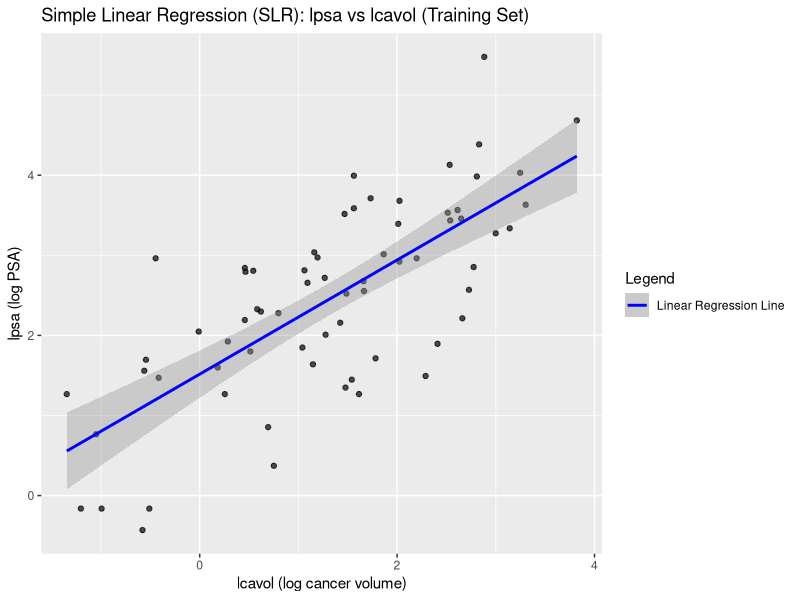
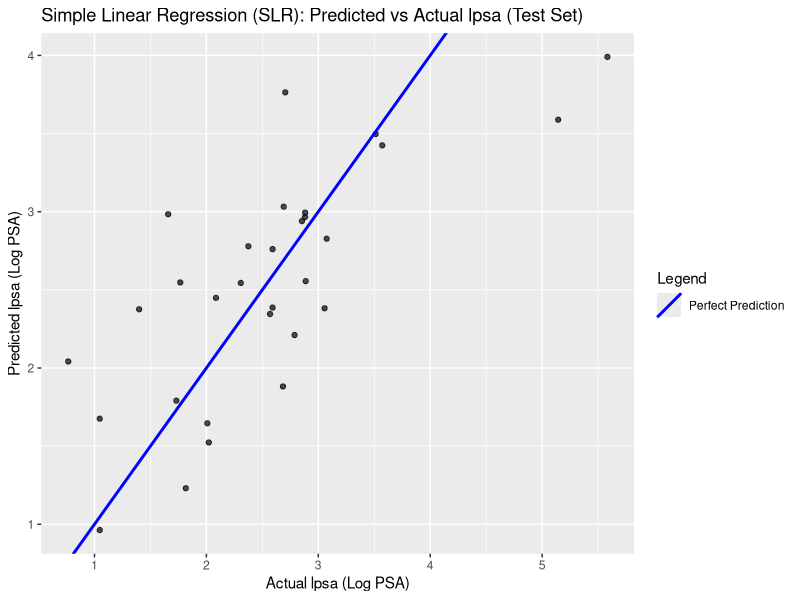
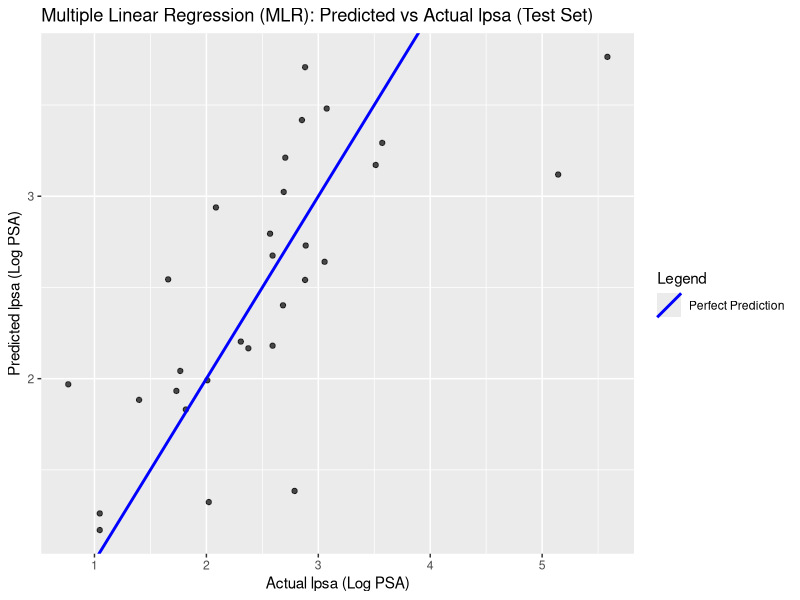
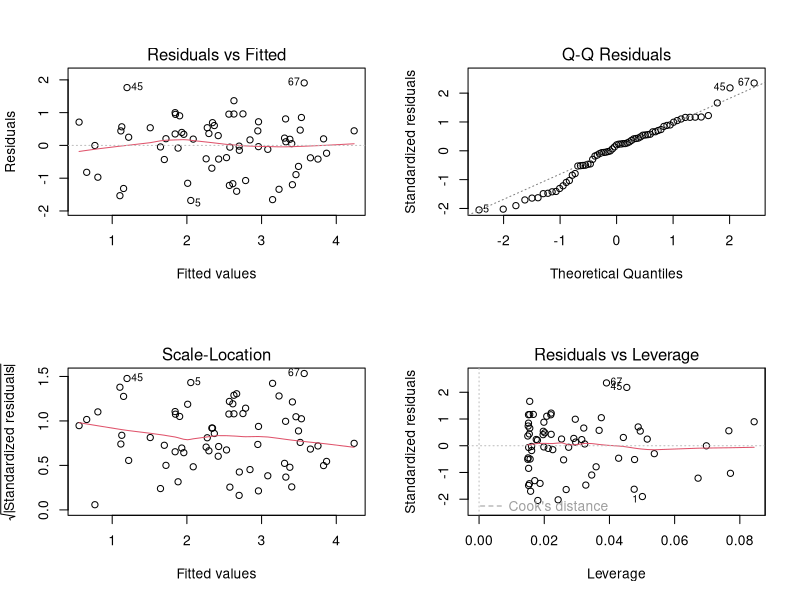
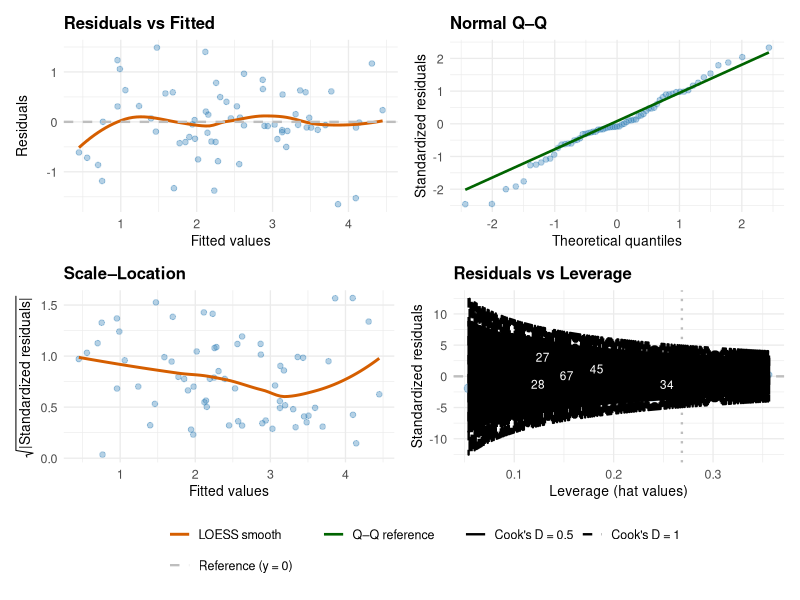
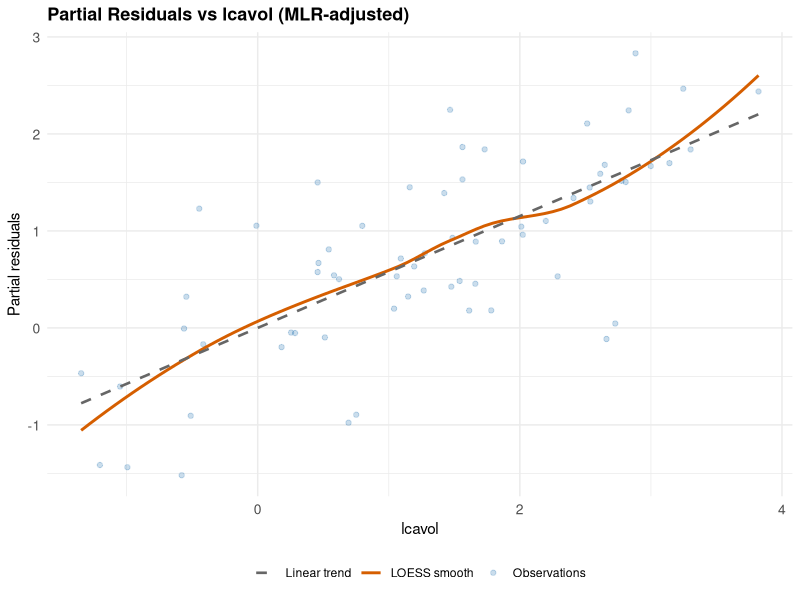
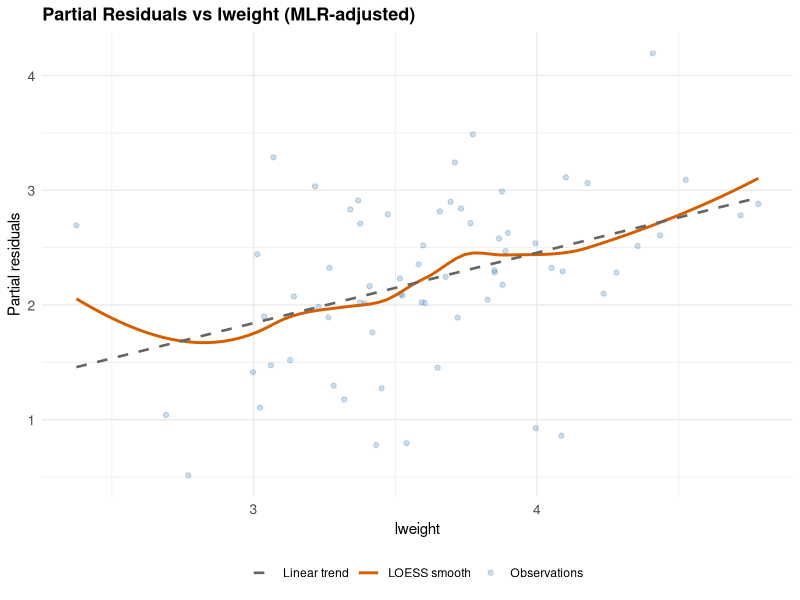
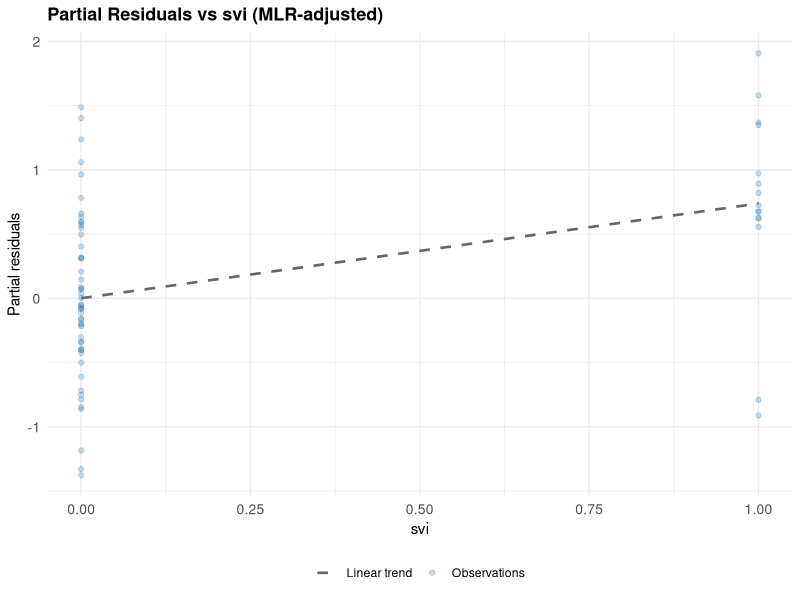

Reproduce these figures in R, in order.
# Load libraries
library(tidyverse)
library(caret)
library(ggplot2)
library(broom)
library(dplyr)
library(ggrepel)
library(patchwork)
library(lmtest)
library(car)

# Load data
df <- read_csv("prostate.csv")

# Split data into training and test sets
train_df <- df %>% filter(train == TRUE)
test_df  <- df %>% filter(train == FALSE)

# Validate ntrain and ntest
ntrain <- nrow(train_df)
ntest  <- nrow(test_df)
ntrain
ntest

# Separate train/test predictors (X) and response (y)
y_train <- train_df$lpsa
y_test  <- test_df$lpsa

# Filter out non-predictor columns
X_train <- train_df %>%
  select(-lpsa, -train, -id)
X_test <- test_df %>%
  select(-lpsa, -train, -id)

# Validate
dim(X_train)
length(y_train)
dim(X_test)
length(y_test)


# Simple Linear Regression (SLR) with the lcavol predictor
slr_fit <- lm(lpsa ~ lcavol, data = train_df)
summary(slr_fit)

# Plot SLR results on training set
ggplot(train_df, aes(x = lcavol, y = lpsa)) +
  geom_point(alpha = 0.7) +
  geom_smooth(
    aes(color = "Linear Regression Line"),
    method = "lm",
    se = TRUE,
    level = 0.95
  ) +
  scale_color_manual(values = c("Linear Regression Line" = "blue")) +
  labs(
    title = "Simple Linear Regression (SLR): lpsa vs lcavol (Training Set)",
    x = "lcavol (log cancer volume)",
    y = "lpsa (log PSA)",
    color = "Legend"
  )


# Generate predictions using the SLR model
pred_test_slr <- predict(slr_fit, newdata = test_df)

# Evaluate SLR model performance on test set
rmse_slr <- RMSE(pred_test_slr, test_df$lpsa)
r2_slr   <- R2(pred_test_slr, test_df$lpsa)
rmse_slr #average prediction error in outcome units (lpsa)
r2_slr 

# Plot predicted vs actual for SLR model on test set
ref_line <- tibble(
  label = "Perfect Prediction",
  slope = 1,
  intercept = 0
)

tibble(
  actual = test_df$lpsa,
  predicted = as.numeric(pred_test_slr)
) %>%
  ggplot(aes(x = actual, y = predicted)) +
  geom_point(alpha = 0.7) +
  geom_abline(
    data = ref_line,
    aes(slope = slope, intercept = intercept, color = label),
    linewidth = 1
  ) +
  scale_color_manual(values = c("Perfect Prediction" = "blue")) +
  labs(
    title = "Simple Linear Regression (SLR): Predicted vs Actual lpsa (Test Set)",
    x = "Actual lpsa (Log PSA)",
    y = "Predicted lpsa (Log PSA)",
    color = "Legend"
  )


# SLR Conclusion: The SLR model using lcavol as a predictor in the test set shows moderate 
# generalization performance on the test set, with RMSE (0.69) and R-squared (0.54) values.
# With a RMSE of 0.69 on lpsa which translates to about a multiplicative factor of 2 in relative PSA error, 
# we can capture the order of magnitude to reasonably separate low vs. high PSA, but yet, 
# we cannot reliably distinguish between 6 vs. 9 ng/mL PSA values for clinical decision-making.
# While the R2 tells us that lcavol explains a good portion of variability in lpsa, the remaining 46% remains unexplained. 
# These results indicate room for improvement with more predictors in Multiple Linear Regression (MLR) model.

# Multiple Linear Regression (MLR) with all predictors except id, train, and lpsa
mlr_fit <- lm(lpsa ~ lcavol + lweight + age + lbph + svi + lcp + gleason + pgg45, data = train_df)

# Coefficient estimates, standard errors, t-tests
summary(mlr_fit)$coefficients

# 95% confidence intervals for beta parameters
confint(mlr_fit, level = 0.95)

# Generate predictions using the MLR model
pred_test_mlr <- predict(mlr_fit, newdata = test_df)


# Evaluate MLR model performance on test set
rmse_mlr <- RMSE(pred_test_mlr, test_df$lpsa)
r2_mlr   <- R2(pred_test_mlr, test_df$lpsa)
rmse_mlr
r2_mlr

# MLR fit for top 3 predictors lcavol, svi, lweight
mlr_fit_best <- lm(lpsa ~ lcavol + svi + lweight, data = train_df)
pred_test_mlr_best <- predict(mlr_fit_best, newdata = test_df)
# Evaluate MLR (best 3 predictors: lcavol, lweight, svi) model performance on test set
rmse_mlr_best <- RMSE(pred_test_mlr_best, test_df$lpsa)
r2_mlr_best   <- R2(pred_test_mlr_best, test_df$lpsa)
rmse_mlr_best
r2_mlr_best

# Plot predicted vs actual for MLR model on test set
tibble(
  actual = test_df$lpsa,
  predicted = as.numeric(pred_test_mlr)
) %>%
  ggplot(aes(x = actual, y = predicted)) +
  geom_point(alpha = 0.7) +
  geom_abline(
    data = ref_line,
    aes(slope = slope, intercept = intercept, color = label),
    linewidth = 1
  ) +
  scale_color_manual(values = c("Perfect Prediction" = "blue")) +
  labs(
    title = "Multiple Linear Regression (MLR): Predicted vs Actual lpsa (Test Set)",
    x = "Actual lpsa (Log PSA)",
    y = "Predicted lpsa (Log PSA)",
    color = "Legend"
  )


#VIF check for multicollinearity
# Rule-of-thumb interpretation:
# VIF ~ 1     : no multicollinearity
# VIF > 5    : moderate multicollinearity
# VIF > 10   : serious multicollinearity
vif(mlr_fit)

# MLR Conclusion: The MLR model using all predictors in the test set shows worse performance compared to the SLR.
# The RMSE increased from 0.6926 to 0.7220, and R-squared decreased from 0.5438 to 0.5052.
# Based on these metrics, the SLR explains more variance in the outcome than MLR and has lower prediction error.
# This suggests that adding more predictors introduced noise and overfitting rather than improving generalization. 


# Assumptions of Linear Regression: Normality, homoskedasticity, independence

# Create diagnostic plots using base R plotting
par(mfrow = c(2, 2)) # set plotting layout to 2x2
plot(slr_fit)  # residuals vs fitted, QQ plot, scale-location, leverage
par(mfrow = c(1, 1)) # reset plotting layout

# The built-in diagnostic plots are useful but can be improved with ggplot2 for better aesthetics and customization.
gg_lm_diagnostics <- function(
    fit,
    label_top = 5,
    show_cooks = TRUE,
    colors = list(
      points = "#2C7BB6",
      loess = "#D55E00",
      ref = "gray",
      qq = "darkgreen",
      cooks = "black",
      labels = "white"
    )
) {
  # Required: ggplot2, broom, dplyr, ggrepel, patchwork
  
  aug <- broom::augment(fit) %>%
    dplyr::mutate(
      sqrt_abs_std_resid = sqrt(abs(.std.resid)),
      obs = dplyr::row_number()
    )
  
  lab <- aug %>% dplyr::slice_max(.cooksd, n = label_top)
  
  theme_diag <- ggplot2::theme_minimal(base_size = 10) +
    ggplot2::theme(
      plot.title = ggplot2::element_text(face = "bold", size = 12),
      axis.title = ggplot2::element_text(size = 10),
      axis.text = ggplot2::element_text(size = 9),
      legend.position = "bottom",
      legend.title = ggplot2::element_blank(),
      legend.text = ggplot2::element_text(size = 9),
      plot.margin = ggplot2::margin(6, 6, 6, 6)
    )
  
  legend_colors <- c(
    "LOESS smooth"      = colors$loess,
    "Reference (y = 0)" = colors$ref,
    "Q–Q reference"     = colors$qq
  )
  
  # 1) Residuals vs Fitted  (THIS panel owns the shared COLOR legend)
  p1 <- ggplot2::ggplot(aug, ggplot2::aes(.fitted, .resid)) +
    ggplot2::geom_point(color = colors$points, alpha = 0.35, size = 1.6) +
    ggplot2::geom_smooth(
      ggplot2::aes(color = "LOESS smooth"),
      method = "loess", se = FALSE, linewidth = 1
    ) +
    ggplot2::geom_hline(
      ggplot2::aes(yintercept = 0, color = "Reference (y = 0)"),
      linetype = 2, linewidth = 0.8
    ) +
    ggplot2::scale_color_manual(
      values = legend_colors,
      breaks = c("LOESS smooth", "Reference (y = 0)")
    ) +
    ggplot2::labs(
      title = "Residuals vs Fitted",
      x = "Fitted values",
      y = "Residuals"
    ) +
    theme_diag +
    ggplot2::guides(
      color = ggplot2::guide_legend(order = 1, ncol = 1)
    )
  
  # 2) Normal Q–Q  (draw Q–Q line, but DON'T contribute a COLOR legend entry)
  p2 <- ggplot2::ggplot(aug, ggplot2::aes(sample = .std.resid)) +
    ggplot2::stat_qq(color = colors$points, alpha = 0.35, size = 1.6) +
    ggplot2::stat_qq_line(
      ggplot2::aes(color = "Q–Q reference"),
      linewidth = 0.9
    ) +
    ggplot2::labs(
      title = "Normal Q–Q",
      x = "Theoretical quantiles",
      y = "Standardized residuals"
    ) +
    theme_diag +
    ggplot2::scale_color_manual(
      values = legend_colors,
      breaks = "Q–Q reference"
    ) +
    ggplot2::guides(color = ggplot2::guide_legend(order = 1, ncol = 1))
  
  
  # 3) Scale–Location  (draw LOESS, but DON'T contribute a COLOR legend entry)
  p3 <- ggplot2::ggplot(aug, ggplot2::aes(.fitted, sqrt_abs_std_resid)) +
    ggplot2::geom_point(color = colors$points, alpha = 0.35, size = 1.6) +
    ggplot2::geom_smooth(
      ggplot2::aes(color = "LOESS smooth"),
      method = "loess", se = FALSE, linewidth = 1
    ) +
    ggplot2::labs(
      title = "Scale–Location",
      x = "Fitted values",
      y = expression(sqrt("|Standardized residuals|"))
    ) +
    theme_diag +
    ggplot2::scale_color_manual(values = legend_colors, breaks = NULL) +
    ggplot2::guides(color = "none")
  
  # 4) Residuals vs Leverage
  n <- stats::nobs(fit)
  p <- length(stats::coef(fit))
  cook_levels <- c(0.5, 1)
  
  cook_contour <- function(h, c, p) sqrt(c * p * (1 - h) / h)
  h_grid <- seq(max(1e-6, min(aug$.hat, na.rm = TRUE)),
                max(aug$.hat, na.rm = TRUE),
                length.out = 300)
  
  contour_df <- bind_rows(lapply(cook_levels, function(c) {
    data.frame(.hat = h_grid,
               y = cook_contour(h_grid, c, p),
               level = paste0("Cook's D = ", c))
  })) %>%
    bind_rows(lapply(cook_levels, function(c) {
      data.frame(.hat = h_grid,
                 y = -cook_contour(h_grid, c, p),
                 level = paste0("Cook's D = ", c))
    }))
    
  p4 <- ggplot2::ggplot(aug, ggplot2::aes(.hat, .std.resid)) +
    ggplot2::geom_point(aes(size = .cooksd), color = colors$points, alpha = 0.35) +
    ggplot2::scale_size_continuous(name   = "Cook's D (points)", range  = c(1, 6),breaks = c(0.5, 1), labels = c("0.5", "1"))+
    ggplot2::geom_hline(aes(yintercept = 0, color = "Reference (y = 0)"),linetype = 2, linewidth = 0.8) +
    ggplot2::geom_vline(xintercept = 2 * p / n, linetype = 3, color = colors$ref, linewidth = 0.8) +
    ggplot2::scale_color_manual(values = legend_colors) +
    ggplot2::labs(title = "Residuals vs Leverage", x = "Leverage (hat values)", y = "Standardized residuals") +
    ggplot2::geom_line(
        data = contour_df,
        ggplot2::aes(.hat, y, linetype = level),
        color = colors$cooks,
        inherit.aes = FALSE,
        linewidth = 0.8
      ) +
    ggplot2::scale_linetype_manual(
      name = "Cook's D =",
      values = c(
        "Cook's D = 0.5" = "solid",
        "Cook's D = 1"   = "dashed")) +
    ggrepel::geom_text_repel(
      data = lab,
      ggplot2::aes(label = obs),
      color = colors$labels,
      size = 3,
      max.overlaps = Inf) +
    ggplot2::guides(
      color = "none",
      size = ggplot2::guide_legend(order = 2),
      linetype = ggplot2::guide_legend(order = 3)) +
    theme_diag
    
  # Build 2×2 and collect legends into one
  (p1 | p2) / (p3 | p4) +
    patchwork::plot_layout(guides = "collect") &
    ggplot2::theme(legend.position = "bottom")
}

# Plot MLR diagnostics
gg_lm_diagnostics(mlr_fit)

# Identify top 3 influential points based on Cook's distance
aug <- broom::augment(mlr_fit, data = train_df)
k <- 5
top3 <- aug %>%
  dplyr::arrange(dplyr::desc(.cooksd)) %>%
  dplyr::select(id, .cooksd, .hat, .std.resid, .resid, .fitted) %>%
  dplyr::slice_head(n = k)
top3_rows <- train_df %>%
  dplyr::inner_join(top3 %>% dplyr::select(id), by = "id")
top3
top3_rows


# --- Homoskedasticity test (Breusch–Pagan) ---
# H0: Var(eps_i | x_i) = constant (sigma^2)
bptest(mlr_fit)

# Plot Residuals vs. lcavol, lweight, svi (partial residuals)
# Augment model
aug <- broom::augment(mlr_fit)

# Extract coefficients
beta_lcavol  <- coef(mlr_fit)["lcavol"]
beta_lweight <- coef(mlr_fit)["lweight"]
beta_svi     <- coef(mlr_fit)["svi"]

# Reusable diagnostic color palette
diag_colors <- c(
  "Observations" = "#2C7BB6",
  "LOESS smooth" = "#D55E00",
  "Linear trend" = "gray40"
)

# Partial residuals vs lcavol
aug %>%
  mutate(partial_resid_lcavol = .resid + beta_lcavol * lcavol) %>%
  ggplot(aes(lcavol, partial_resid_lcavol)) +
  geom_point(
    aes(color = "Observations"),
    alpha = 0.25
  ) +
  geom_smooth(
    aes(color = "LOESS smooth"),
    method = "loess",
    se = FALSE,
    linewidth = 1
  ) +
  geom_smooth(
    aes(color = "Linear trend"),
    method = "lm",
    se = FALSE,
    linetype = 2,
    linewidth = 0.9
  ) +
  scale_color_manual(values = diag_colors) +
  labs(
    title = "Partial Residuals vs lcavol (MLR-adjusted)",
    x = "lcavol",
    y = "Partial residuals",
    color = NULL
  ) +
  theme_minimal() +
  theme(
    plot.title = element_text(face = "bold", size = 13),
    axis.title = element_text(size = 11),
    axis.text  = element_text(size = 10),
    legend.position = "bottom"
  )


# Partial residuals vs lweight
aug %>%
  mutate(partial_resid_lweight = .resid + beta_lweight * lweight) %>%
  ggplot(aes(lweight, partial_resid_lweight)) +
  geom_point(
    aes(color = "Observations"),
    alpha = 0.25
  ) +
  geom_smooth(
    aes(color = "LOESS smooth"),
    method = "loess",
    se = FALSE,
    linewidth = 1
  ) +
  geom_smooth(
    aes(color = "Linear trend"),
    method = "lm",
    se = FALSE,
    linetype = 2,
    linewidth = 0.9
  ) +
  scale_color_manual(values = diag_colors) +
  labs(
    title = "Partial Residuals vs lweight (MLR-adjusted)",
    x = "lweight",
    y = "Partial residuals",
    color = NULL
  ) +
  theme_minimal() +
  theme(
    plot.title = element_text(face = "bold", size = 13),
    axis.title = element_text(size = 11),
    axis.text  = element_text(size = 10),
    legend.position = "bottom"
  )

# Partial residuals vs svi
aug %>%
  mutate(partial_resid_svi = .resid + beta_svi * svi) %>%
  ggplot(aes(svi, partial_resid_svi)) +
  geom_point(
    aes(color = "Observations"),
    alpha = 0.25
  ) +
  geom_smooth(
    aes(color = "Linear trend"),
    method = "lm",
    se = FALSE,
    linetype = 2,
    linewidth = 0.9
  ) +
  scale_color_manual(values = diag_colors) +
  labs(
    title = "Partial Residuals vs svi (MLR-adjusted)",
    x = "svi",
    y = "Partial residuals",
    color = NULL
  ) +
  theme_minimal() +
  theme(
    plot.title = element_text(face = "bold", size = 13),
    axis.title = element_text(size = 11),
    axis.text  = element_text(size = 10),
    legend.position = "bottom"
  )


# # --- Normality test (Shapiro–Wilk) ---
# # H0: errors are normally distributed
# #shapiro.test(resid(fit1)): will give an error, because it 
# #cannot handle more than 5000 residuals.
# 
# set.seed(210)
# # For large datasets, sample 5000 residuals for the test
# n <- length(res)
# shapiro.test(sample(resid(mlr_fit), size = min(5000, n)))
# 
# 
# # --- Independence / autocorrelation (Durbin–Watson) ---
# # NOTE: DW is meaningful for ordered observations (e.g., time series).
# # Here, recordings come from multiple subjects over time.
# # A simple illustration: sort within subject by test_time.
# pd_ord <- pd %>%
#   arrange(subject., test_time)
# 
# fit1_ord <- lm(total_UPDRS ~ PPE, data = pd_ord)
# dwtest(fit1_ord)
# 
# # --- Addressing non-normality: Box–Cox transformation ---
# # Requires strictly positive response; total_UPDRS is nonnegative in practice.
# min(pd$total_UPDRS)
# 
# # Estimate lambda by maximizing the profile log-likelihood
# bc <- boxcox(fit1, lambda = seq(-2, 2, by = 0.05), plotit = TRUE)
# lambda_hat <- bc$x[which.max(bc$y)]
# lambda_hat
# 
# # Transform the response using Box–Cox definition
# boxcox_transform <- function(y, lambda) {
#   if (abs(lambda) < 1e-8) return(log(y))
#   (y^lambda - 1) / lambda
# }
# 
# # Apply transformation
# pd$Y_bc <- boxcox_transform(pd$total_UPDRS, lambda_hat)
# 
# # Fit linear model with transformed response
# fit1_bc <- lm(Y_bc ~ PPE, data = pd)
# summary(fit1_bc)
# 
# # Compare diagnostics pre/post transformation
# par(mfrow = c(2, 2)) # set plotting layout to 2x2
# plot(fit1) # original
# plot(fit1_bc) # Box–Cox transformed
# par(mfrow = c(1, 1)) # reset plotting layout
